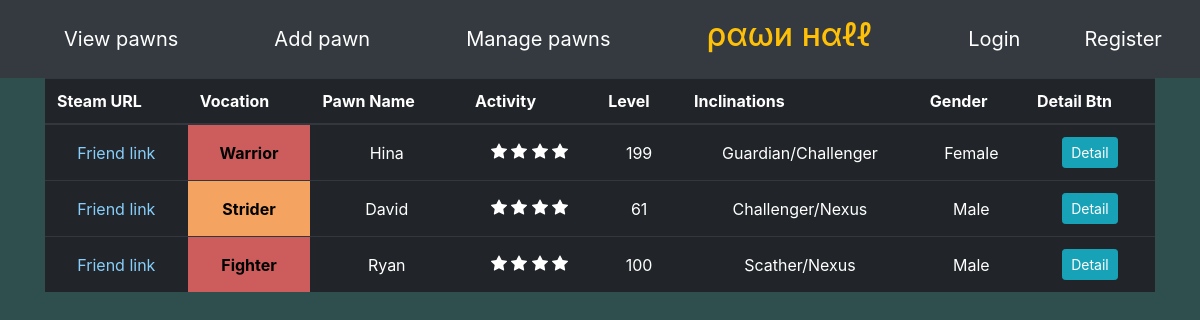
The page / on the database its author committed.
### pawnlisting/models.py (models this page shows, shortened)
class Pawn(models.Model):
    id = models.AutoField(primary_key=True)
    name = models.CharField(max_length=30)
    vocation = models.CharField(max_length=20, choices=build_choices(vocations))
    level = models.IntegerField()
    gender = models.CharField(max_length=10, choices=build_choices(genders))
    PRIMARY_INCLINATION_CHOICES = build_choices(inclinations)
    SECONDARY_INCLINATION_CHOICES = PRIMARY_INCLINATION_CHOICES[:] + [("None", "None")]
    primary_inclination = models.CharField(max_length=30, choices=PRIMARY_INCLINATION_CHOICES)
    secondary_inclination= models.CharField(max_length=30, choices=SECONDARY_INCLINATION_CHOICES)
    notes = models.TextField(max_length=1000, blank=True)
    picture = models.ImageField(upload_to="pawn_pictures/", null=True, blank=True)
    created_by = models.ForeignKey("auth.User", default=None, null=False, on_delete=models.CASCADE)
    last_modified = models.DateTimeField(default=timezone.now)
    @property
    def activity(self):
        time_since_modified = timezone.now() - self.last_modified
        weeks_since_modified = time_since_modified.days // 7
        return 4 - weeks_since_modified
    @property
    def vocation_color(self):
        if self.vocation == "Fighter" or self.vocation == "Warrior":
            return "red"
        elif self.vocation == "Strider" or self.vocation == "Ranger":
            return "yellow"
        else:
            return "blue"

### pawnlisting/views.py (the view)
# urls.py: path('', views.PawnList.as_view(), name='list_pawn'),
class PawnList(ListView):
    model = Pawn
    template_name = "pawnlisting/pawn_list.html"
    def get_queryset(self):
        return Pawn.objects.all()

### pawnlisting/templates/pawnlisting/pawn_list.html (shortened to what this page needs)
{% include "pawnlisting/base.html" %}
{% load static %}
<link rel="stylesheet" href="{% static 'pawnlisting/css/pawn_list.css' %}">
<div class="container">
    <table class="table table-dark">
    <thead>
        <th scope="col">Steam URL</th>
        <th scope="col">Vocation</th>
        <th scope="col">Pawn Name</th>
        <th scope="col">Activity</th>
        <th scope="col">Level</th>
        <th scope="col">Inclinations</th>
        <th scope="col">Gender</th>
        <th scope="col">Detail Btn</th>
    </thead>
    <tbody>
        {% for pawn in pawn_list %}
            <tr>
                <td> <a href="{{ pawn.created_by.userprofile.steam_profile }}"> Friend link </a> </td>
                <td class="{{ pawn.vocation_color }}-vocation"> <b> {{ pawn.vocation }} </b> </td>
                <td>{{ pawn.name }}</td>
                <td>
                </td>
                <td>{{ pawn.level }}</td>
                <td>{{ pawn.primary_inclination }}/{{ pawn.secondary_inclination }}</td>
                <td>{{ pawn.gender }}</td>
                <td><a href="{% url 'view_pawn' pawn.id %}" class="btn btn-info btn-sm"> Detail </a>
            </tr>
        {% endfor %}
    </tbody>
    </table>
</div>

### pawnlisting/static/pawnlisting/css/pawn_list.css (style rules this page uses)
td.red-vocation { background-color: indianred; }
td.yellow-vocation { background-color: sandybrown; }
b { color: black; }
.table td { text-align: center; vertical-align: middle; }
a { color: lightskyblue; }

### rows shown on the page
Pawn: vocation "Warrior", name "Hina", level "199", primary_inclination "Guardian", secondary_inclination "Challenger", gender "Female"
Pawn: vocation "Strider", name "David", level "61", primary_inclination "Challenger", secondary_inclination "Nexus", gender "Male"
Pawn: vocation "Fighter", name "Ryan", level "100", primary_inclination "Scather", secondary_inclination "Nexus", gender "Male"
